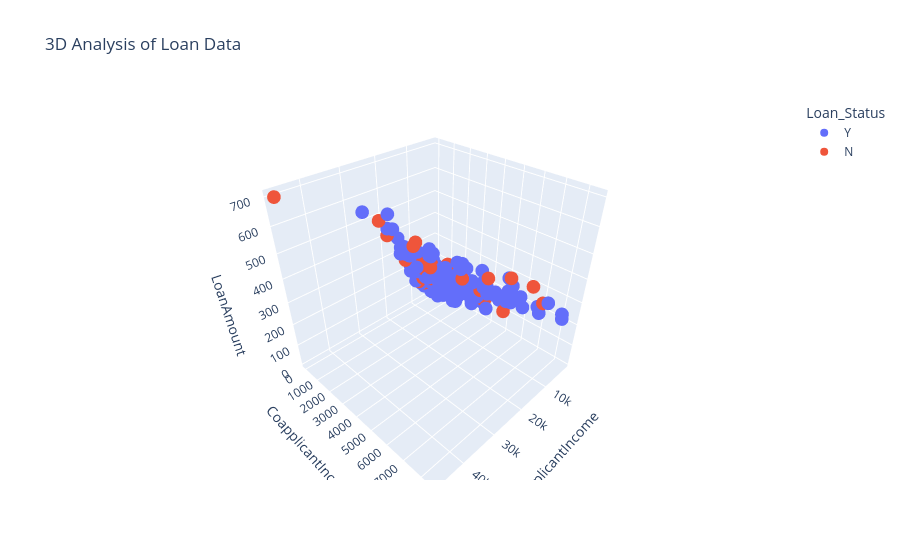
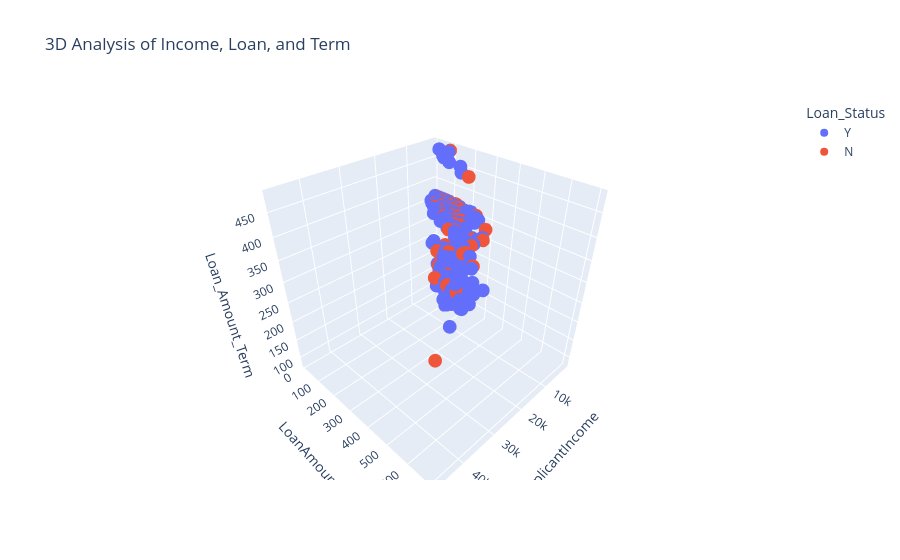

The notebook cell these images were saved under, in order:
### Code cell
# 4.5 3D Visualization
fig = px.scatter_3d(df, x='ApplicantIncome', y='CoapplicantIncome', z='LoanAmount', color='Loan_Status', title='3D Analysis of Loan Data')
fig.show()

# Another 3D plot
fig2 = px.scatter_3d(df, x='ApplicantIncome', y='LoanAmount', z='Loan_Amount_Term', color='Loan_Status', title='3D Analysis of Income, Loan, and Term')
fig2.show()

### Figure 1 — Plotly figure (JSON) as saved in the notebook; plotly's stock layout.template omitted (floating-point values rounded to 4 significant figures; data arrays with more than 128 entries replaced by an {"elided": "..."} marker saying what was removed)
{"data": [{"hovertemplate": "Loan_Status=Y<br>ApplicantIncome=%{x}<br>CoapplicantIncome=%{y}<br>LoanAmount=%{z}<extra></extra>", "legendgroup": "Y", "marker": {"color": "#636efa", "symbol": "circle"}, "mode": "markers", "name": "Y", "scene": "scene", "showlegend": true, "type": "scatter3d", "x": {"elided": "471 int values"}, "y": {"elided": "471 int values"}, "z": {"elided": "471 float values"}}, {"hovertemplate": "Loan_Status=N<br>ApplicantIncome=%{x}<br>CoapplicantIncome=%{y}<br>LoanAmount=%{z}<extra></extra>", "legendgroup": "N", "marker": {"color": "#EF553B", "symbol": "circle"}, "mode": "markers", "name": "N", "scene": "scene", "showlegend": true, "type": "scatter3d", "x": {"elided": "143 int values"}, "y": {"elided": "143 int values"}, "z": {"elided": "143 float values"}}], "layout": {"legend": {"title": {"text": "Loan_Status"}, "tracegroupgap": 0}, "scene": {"domain": {"x": [0, 1], "y": [0, 1]}, "xaxis": {"title": {"text": "ApplicantIncome"}}, "yaxis": {"title": {"text": "CoapplicantIncome"}}, "zaxis": {"title": {"text": "LoanAmount"}}}, "title": {"text": "3D Analysis of Loan Data"}}}

### Figure 2 — Plotly figure (JSON) as saved in the notebook; plotly's stock layout.template omitted (floating-point values rounded to 4 significant figures; data arrays with more than 128 entries replaced by an {"elided": "..."} marker saying what was removed)
{"data": [{"hovertemplate": "Loan_Status=Y<br>ApplicantIncome=%{x}<br>LoanAmount=%{y}<br>Loan_Amount_Term=%{z}<extra></extra>", "legendgroup": "Y", "marker": {"color": "#636efa", "symbol": "circle"}, "mode": "markers", "name": "Y", "scene": "scene", "showlegend": true, "type": "scatter3d", "x": {"elided": "471 int values"}, "y": {"elided": "471 float values"}, "z": {"elided": "471 float values"}}, {"hovertemplate": "Loan_Status=N<br>ApplicantIncome=%{x}<br>LoanAmount=%{y}<br>Loan_Amount_Term=%{z}<extra></extra>", "legendgroup": "N", "marker": {"color": "#EF553B", "symbol": "circle"}, "mode": "markers", "name": "N", "scene": "scene", "showlegend": true, "type": "scatter3d", "x": {"elided": "143 int values"}, "y": {"elided": "143 float values"}, "z": {"elided": "143 float values"}}], "layout": {"legend": {"title": {"text": "Loan_Status"}, "tracegroupgap": 0}, "scene": {"domain": {"x": [0, 1], "y": [0, 1]}, "xaxis": {"title": {"text": "ApplicantIncome"}}, "yaxis": {"title": {"text": "LoanAmount"}}, "zaxis": {"title": {"text": "Loan_Amount_Term"}}}, "title": {"text": "3D Analysis of Income, Loan, and Term"}}}
